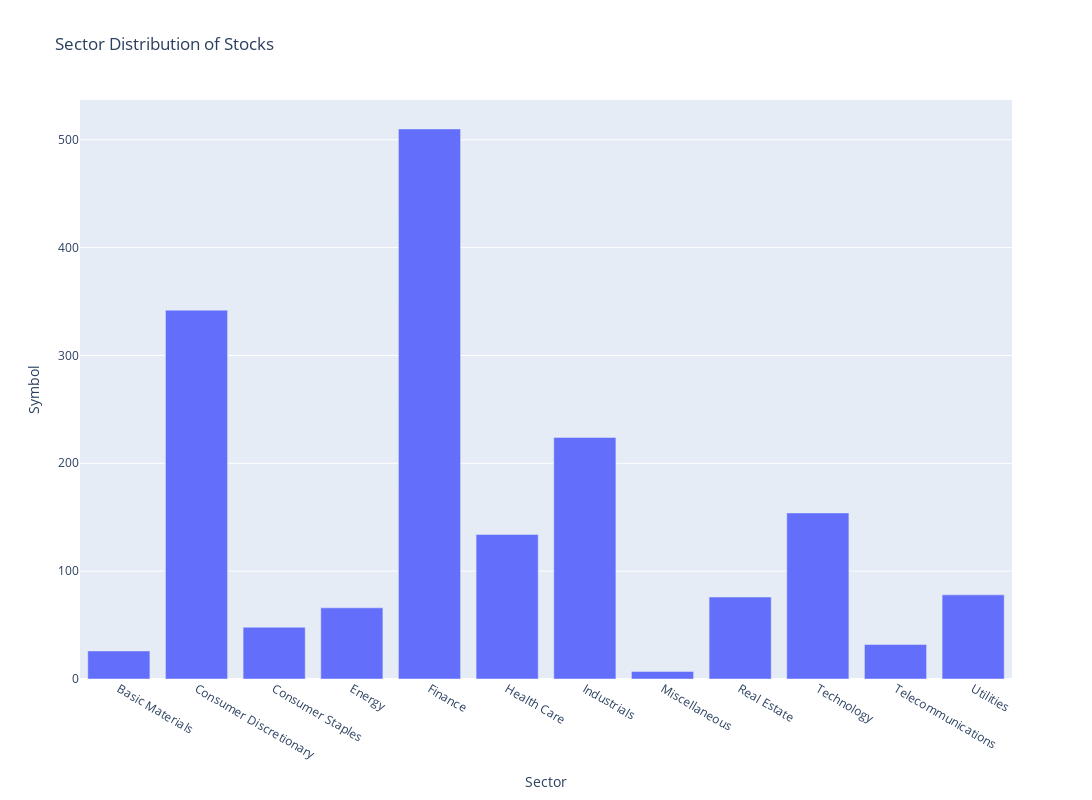

Here is the notebook cell this chart was saved with:
### Code cell
# Visualize the number of stocks by sector
from eda import plot_sector_distribution
plot = plot_sector_distribution(bounded_data)
plot.show()

### Figure 1 — Plotly figure (JSON) as saved in the notebook; plotly's stock layout.template omitted (floating-point values rounded to 4 significant figures)
{"data": [{"alignmentgroup": "True", "hovertemplate": "Sector=%{x}<br>Symbol=%{y}<extra></extra>", "legendgroup": "", "marker": {"color": "#636efa", "pattern": {"shape": ""}}, "name": "", "offsetgroup": "", "orientation": "v", "showlegend": false, "textposition": "auto", "type": "bar", "x": ["Basic Materials", "Consumer Discretionary", "Consumer Staples", "Energy", "Finance", "Health Care", "Industrials", "Miscellaneous", "Real Estate", "Technology", "Telecommunications", "Utilities"], "xaxis": "x", "y": [26, 342, 48, 66, 510, 134, 224, 7, 76, 154, 32, 78], "yaxis": "y"}], "layout": {"barmode": "relative", "height": 800, "legend": {"tracegroupgap": 0}, "title": {"text": "Sector Distribution of Stocks"}, "width": 1200, "xaxis": {"anchor": "y", "domain": [0, 1], "title": {"text": "Sector"}}, "yaxis": {"anchor": "x", "domain": [0, 1], "title": {"text": "Symbol"}}}}
